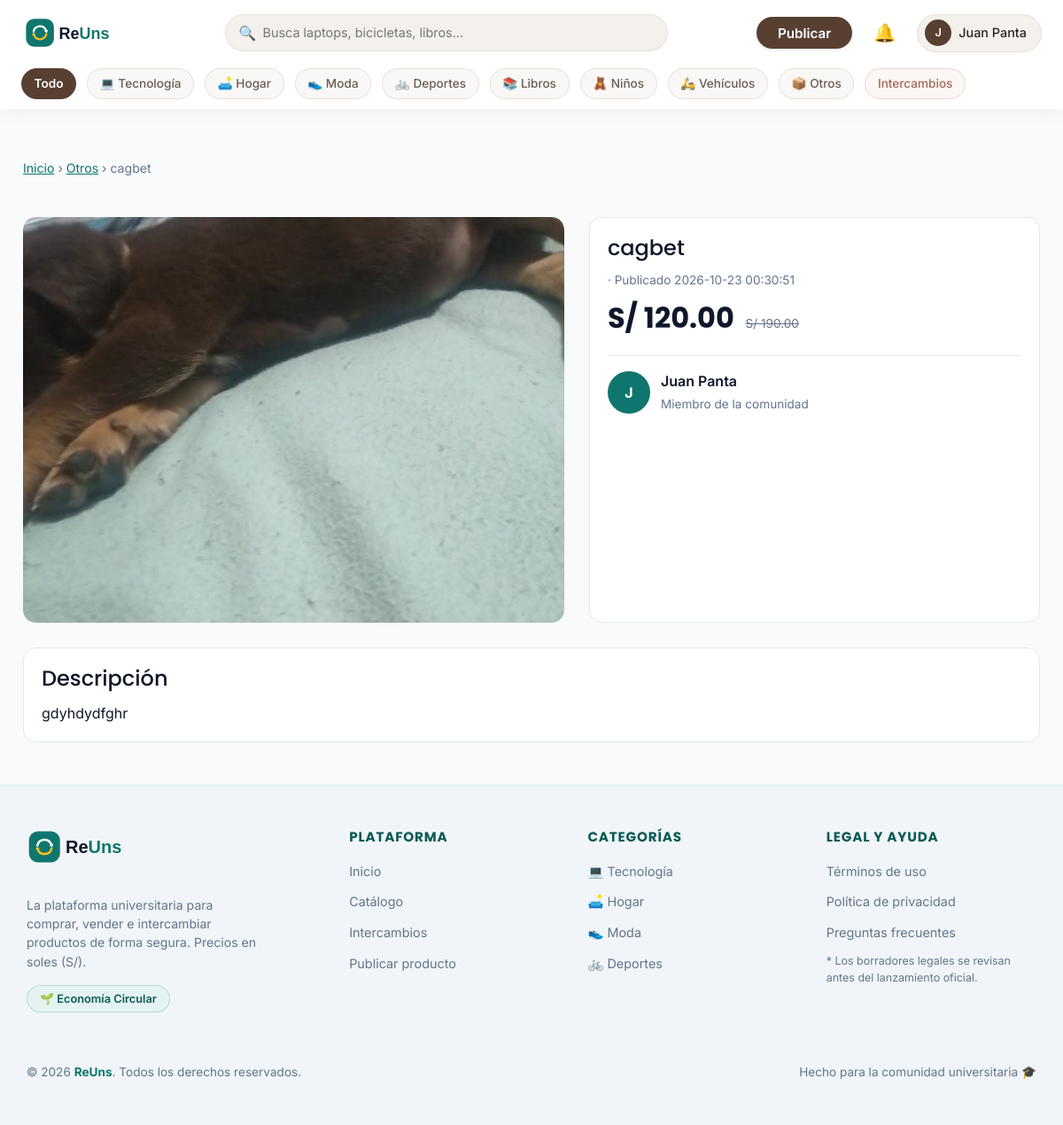
The page /paginas/producto.php?id=4 (signed in) on the database its author committed.
### tables this page shows
CREATE TABLE `usuarios` (
  `id` int(10) UNSIGNED NOT NULL,
  `nombre` varchar(60) NOT NULL,
  `email` varchar(150) NOT NULL,
  `clave_hash` varchar(255) NOT NULL,
  `rol` enum('usuario','moderador','admin') NOT NULL DEFAULT 'usuario',
  `estado` enum('activo','suspendido') NOT NULL DEFAULT 'activo',
  `email_verificado_en` datetime DEFAULT NULL,
  `bio` varchar(300) DEFAULT NULL,
  `ubicacion` varchar(80) DEFAULT NULL,
  `foto` varchar(40) DEFAULT NULL,
  `version_sesion` int(10) UNSIGNED NOT NULL DEFAULT 1,
  `creado_en` datetime NOT NULL DEFAULT current_timestamp(),
  `ultimo_login` datetime DEFAULT NULL
);

CREATE TABLE `categorias` (
  `id` int(10) UNSIGNED NOT NULL,
  `slug` varchar(40) NOT NULL,
  `nombre` varchar(60) NOT NULL,
  `icono` varchar(8) NOT NULL DEFAULT '?',
  `padre_id` int(10) UNSIGNED DEFAULT NULL
);

CREATE TABLE `productos` (
  `id` int(10) UNSIGNED NOT NULL,
  `usuario_id` int(10) UNSIGNED NOT NULL,
  `categoria_id` int(10) UNSIGNED NOT NULL,
  `titulo` varchar(100) NOT NULL,
  `descripcion` text NOT NULL,
  `precio` decimal(10,2) DEFAULT NULL,
  `precio_anterior` decimal(10,2) DEFAULT NULL,
  `modalidad` enum('venta','intercambio','ambas') NOT NULL,
  `estado_conservacion` enum('nuevo','como_nuevo','bueno','aceptable') NOT NULL,
  `ubicacion` varchar(80) DEFAULT NULL,
  `disponibilidad` enum('activo','pausado','vendido','intercambiado','eliminado') NOT NULL DEFAULT 'activo',
  `creado_en` datetime NOT NULL DEFAULT current_timestamp(),
  `actualizado_en` datetime NOT NULL DEFAULT current_timestamp() ON UPDATE current_timestamp(),
  `estado` varchar(50) NOT NULL DEFAULT 'activo',
  `categoria` varchar(100) DEFAULT NULL,
  `estado_producto` varchar(50) DEFAULT 'disponible'
);

CREATE TABLE `producto_imagenes` (
  `id` int(10) UNSIGNED NOT NULL,
  `producto_id` int(10) UNSIGNED NOT NULL,
  `archivo` varchar(40) NOT NULL,
  `orden` tinyint(3) UNSIGNED NOT NULL DEFAULT 0
);

### app/config/config.php (called while the page is built, shortened)
<?php
function e(?string $t): string { return htmlspecialchars($t ?? '', ENT_QUOTES, 'UTF-8'); }
function soles(float $n): string { return 'S/ ' . number_format($n, 2); }

### app/config/db.php (called while the page is built)
<?php
function db(): PDO {
  static $pdo = null;
  if ($pdo === null) {
    $pdo = new PDO('mysql:host='.env('DB_HOST','localhost').';dbname='.env('DB_NAME','reuns').';charset=utf8mb4',
      env('DB_USER','root'), env('DB_PASS',''),
      [PDO::ATTR_ERRMODE=>PDO::ERRMODE_EXCEPTION, PDO::ATTR_DEFAULT_FETCH_MODE=>PDO::FETCH_ASSOC, PDO::ATTR_EMULATE_PREPARES=>false]);
  }
  return $pdo;
}

### app/modelos/usuario.php (called while the page is built, shortened)
<?php
function usuario_por_id(int $id): ?array {
    $s = db()->prepare('SELECT * FROM usuarios WHERE id=?');
    $s->execute([$id]);
    return $s->fetch() ?: null;
}

### app/ayudas/sesion.php (called while the page is built, shortened)
<?php
function usuario_actual(): ?array {
  static $cache = false;
  if ($cache !== false) return $cache;
  $cache = null;
  if (!empty($_SESSION['uid'])) {
    $u = usuario_por_id((int)$_SESSION['uid']);
    if ($u && $u['estado'] === 'activo' && (int)$u['version_sesion'] === (int)($_SESSION['ver'] ?? 0)) $cache = $u;
    else { $_SESSION = []; }
  }
  return $cache;
}

### app/modelos/producto.php (called while the page is built, shortened)
<?php
function categorias_todas(): array {
    static $categorias = null;
    if ($categorias === null) {
        $categorias = db()->query("SELECT id, padre_id, slug, nombre, icono FROM categorias ORDER BY id")->fetchAll(PDO::FETCH_ASSOC);
    }
    return $categorias;
}
function categorias(): array {
    $resultado = [];
    foreach (categorias_todas() as $categoria) {
        $resultado[$categoria['id']] = [
            $categoria['nombre'],
            $categoria['icono']
        ];
    }
    return $resultado;
}
function producto_por_id(int $id): ?array {
    $sql = SQL_PRODUCTO
        . ",
            u.ubicacion AS vendedor_ubicacion,
            u.bio AS vendedor_bio,
            u.creado_en AS vendedor_desde,
            (u.email_verificado_en IS NOT NULL) AS vendedor_verificado,
            u.estado AS vendedor_estado"
        . SQL_DESDE
        . " WHERE p.id = ?
            AND p.estado <> 'eliminado'";
    $consulta = db()->prepare($sql);
    $consulta->execute([$id]);
    $producto = $consulta->fetch();
    $producto['imagenes'] = imagenes_de($id);
    return $producto;
}
function imagenes_de(int $pid): array {
    $consulta = db()->prepare(
        'SELECT *
         FROM producto_imagenes
         WHERE producto_id = ?
         ORDER BY orden, id'
    );
    $consulta->execute([$pid]);
    return $consulta->fetchAll();
}

### public/paginas/producto.php (the view, shortened to what this page needs)
<?php
require_once APP . '/modelos/negociacion.php';
require_once APP . '/modelos/producto.php';
$p = producto_por_id((int)($_GET['id'] ?? 0));
$usr = usuario_actual();
require APP . '/vistas/cabecera.php';
$cats = categorias();
[$cn, $ci] = $cats[$p['categoria']] ?? ['Otros', '📦'];
$imgs = function_exists('imagenes_de_producto') ? imagenes_de_producto((int)$p['id']) : ($p['imagenes'] ?? []);
$desc = isset($p['precio_anterior']) && $p['precio_anterior'] !== null && (float)$p['precio_anterior'] > (float)$p['precio'];
$tiempo_publicado = 'recientemente';
if (isset($p['dias']) && function_exists('hace_dias')) {
    $tiempo_publicado = hace_dias((int)$p['dias']);
} elseif (isset($p['creado_en'])) {
    $tiempo_publicado = $p['creado_en'];
}
?>
<div class="contenedor">
  <p class="migas"><a href="<?= BASE ?>/index.php">Inicio</a> › <a href="catalogo.php?cat=<?= e($p['categoria']) ?>"><?= e($cn) ?></a> › <?= e($p['titulo']) ?></p>
  <div class="detalle">
    <div class="galeria">
      <div class="detalle__img" style="background:<?= function_exists('color_categoria') ? e(color_categoria($p['categoria'])) : '#f8f9fa' ?>">
        <?php if (!empty($imgs)): ?>
            <img id="foto-principal" src="<?= BASE ?>/uploads/productos/<?= e($imgs[0]['archivo']) ?>" alt="Foto de <?= e($p['titulo']) ?>">
        <?php else: ?>
            <span role="img" aria-label="Sin fotos"><?= $ci ?></span>
        <?php endif; ?>
      </div>
    </div>
    <aside class="panel">
      <h1 style="font-size:1.5rem"><?= e($p['titulo']) ?></h1>
      <p class="meta">
          <?= e($p['ubicacion'] ?? 'Campus Universitario') ?> · Publicado <?= e($tiempo_publicado) ?>
      </p>
      <p class="precio">
          <?= (float)$p['precio'] > 0 ? (function_exists('soles') ? e(soles((float)$p['precio'])) : 'S/ ' . number_format((float)$p['precio'], 2)) : 'Solo intercambio' ?>
          <?php if ($desc): ?><s><?= function_exists('soles') ? e(soles((float)$p['precio_anterior'])) : 'S/ ' . number_format((float)$p['precio_anterior'], 2) ?></s><?php endif; ?>
      </p>
      <div class="vendedor">
        <?= avatar($p['vendedor'] ?? 'Usuario', $p['vendedor_foto'] ?? null, 48) ?>
        <div>
          <a href="<?= BASE ?>/paginas/vendedor.php?id=<?= (int)$p['usuario_id'] ?>" style="font-weight:600;text-decoration:none;color:var(--tinta)"><?= e($p['vendedor'] ?? 'Usuario ReUns') ?></a>
          <br>
          <span class="meta">
            Miembro de la comunidad
          </span>
        </div>
      </div>
    </aside>
  </div>
  <section class="panel">
    <h2>Descripción</h2>
    <p style="white-space:pre-line;margin:0"><?= e($p['descripcion']) ?></p>
  </section>
</div>
<?php require APP . '/vistas/pie.php'; ?>

### app/vistas/cabecera.php (shortened to what this page needs)
<?php
$usr = usuario_actual();
?>
<!DOCTYPE html>
<html lang="es">
<head>
    <link href="https://cdn.jsdelivr.net/npm/bootstrap@5.3.3/dist/css/bootstrap.min.css" rel="stylesheet">
    <link rel="stylesheet" href="<?= BASE ?>/assets/css/base.css">
    <link rel="stylesheet" href="<?= BASE ?>/assets/css/social.css">
</head>
<body>
<header class="cab">
  <div class="cab__contenedor-interno">
    <div class="cab__fila">
      <a href="<?= BASE ?>/index.php" class="cab__logo">
          <img src="<?= BASE ?>/assets/img/logo.svg" alt="ReUns" width="130" height="36">
      </a>
      <form class="buscador-compacto" action="<?= BASE ?>/paginas/catalogo.php" method="get" role="search">
        <span class="buscador-icono">🔍</span>
        <input id="q" name="q" type="search" placeholder="Busca laptops, bicicletas, libros..." value="<?= e($_GET['q'] ?? '') ?>">
      </form>
      <nav class="cab__acciones" aria-label="Cuenta">
        <?php if ($usr):
          $inicialUsuario = mb_strtoupper(mb_substr($usr['nombre'], 0, 1));
        ?>
          <a class="btn btn-publicar-calido btn-sm px-4 rounded-pill fw-semibold shadow-sm" href="<?= BASE ?>/paginas/publicar.php">Publicar</a>
          <a href="<?= BASE ?>/paginas/notificaciones.php" class="position-relative text-dark text-decoration-none p-2" aria-label="Notificaciones">
              <span style="font-size: 1.25rem;">🔔</span>
          </a>
          <div class="menu-usuario-hover-container">
              <div class="btn-perfil-toggle">
                  <span class="avatar-circulo"><?= e($inicialUsuario) ?></span>
                  <span class="text-truncate d-none d-sm-inline" style="max-width: 110px;"><?= e($usr['nombre']) ?></span>
              </div>
          </div>
        <?php else: ?>
          <a class="btn btn-outline-secondary btn-sm rounded-pill px-3" href="<?= BASE ?>/paginas/login.php">Ingresar</a>
          <a class="btn btn-publicar-calido btn-sm rounded-pill px-3 shadow-sm" href="<?= BASE ?>/paginas/registro.php">Crear cuenta</a>
        <?php endif; ?>
      </nav>
    </div>
  </div>
  <div class="cats-wrapper">
      <div class="cab__contenedor-interno">
          <nav class="cats-nav" aria-label="Categorías">
              <a href="<?= BASE ?>/paginas/catalogo.php" class="<?= !isset($_GET['cat']) && empty($_GET['mod']) ? 'activo' : '' ?>">Todo</a>
              <?php foreach (categorias() as $k => [$n, $i]): ?>
                  <a href="<?= BASE ?>/paginas/catalogo.php?cat=<?= $k ?>" class="<?= (isset($_GET['cat']) && $_GET['cat'] == $k) ? 'activo' : '' ?>">
                      <?= $i . ' ' . e($n) ?>
                  </a>
              <?php endforeach; ?>
              <a href="<?= BASE ?>/paginas/catalogo.php?mod=intercambio" class="cats__trueque <?= (isset($_GET['mod']) && $_GET['mod'] == 'intercambio') ? 'activo' : '' ?>">Intercambios</a>
          </nav>
      </div>
  </div>
</header>
<main id="contenido">

### rows shown on the page
usuarios: nombre "J", nombre "Juan Panta"
categorias: nombre "Otros"
productos: titulo "cagbet", creado_en "2026-10-23 00:30:51", precio "S/ 120.00", precio_anterior "S/ 190.00", usuario.nombre "Juan Panta", descripcion "gdyhdydfghr"
producto_imagenes: archivo (picture)

### other values the page prints
$i "💻"
$n "Tecnología"
$i "🛋️"
$n "Hogar"
$i "👟"
$n "Moda"
$i "🚲"
$n "Deportes"
$i "📚"
$n "Libros"
$i "🧸"
$n "Niños"
$i "🛵"
$n "Vehículos"
$i "📦"
